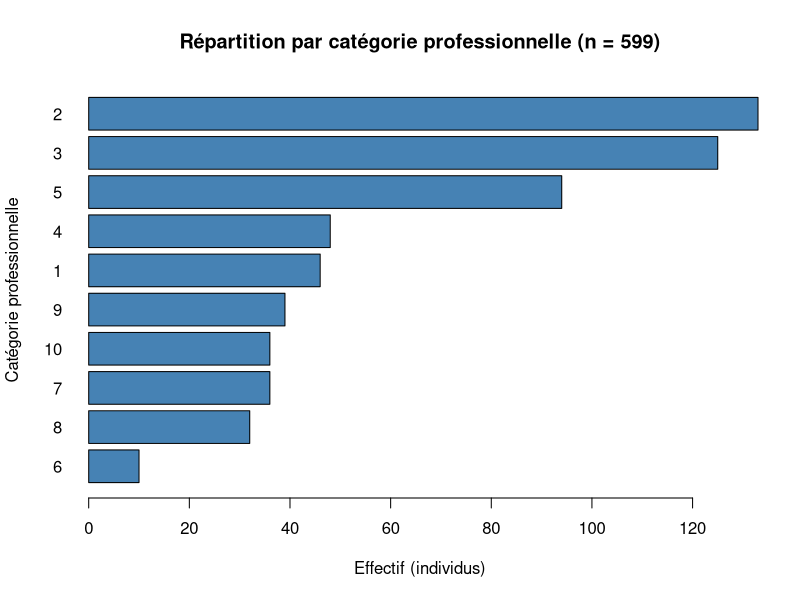
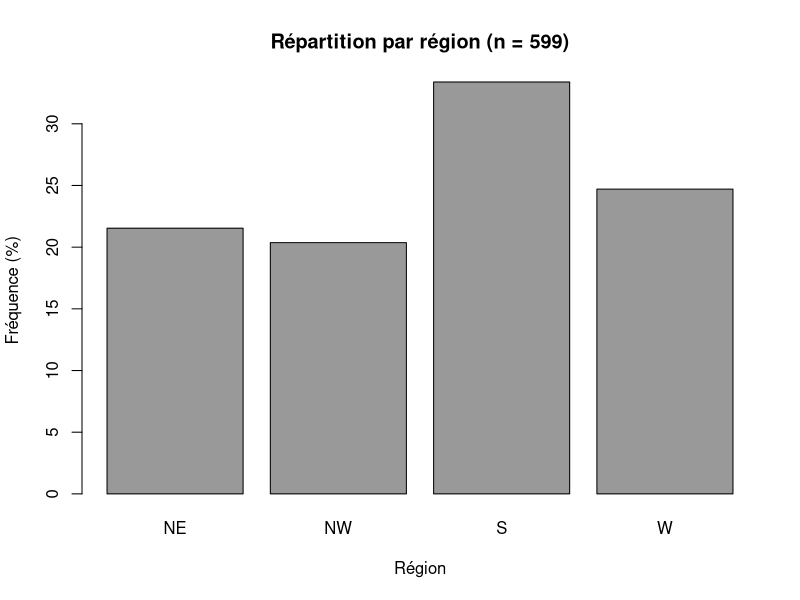
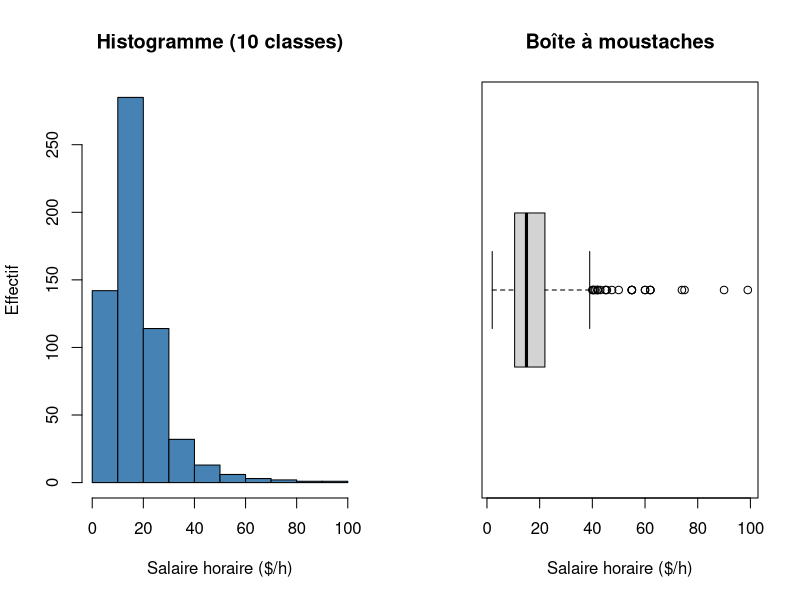
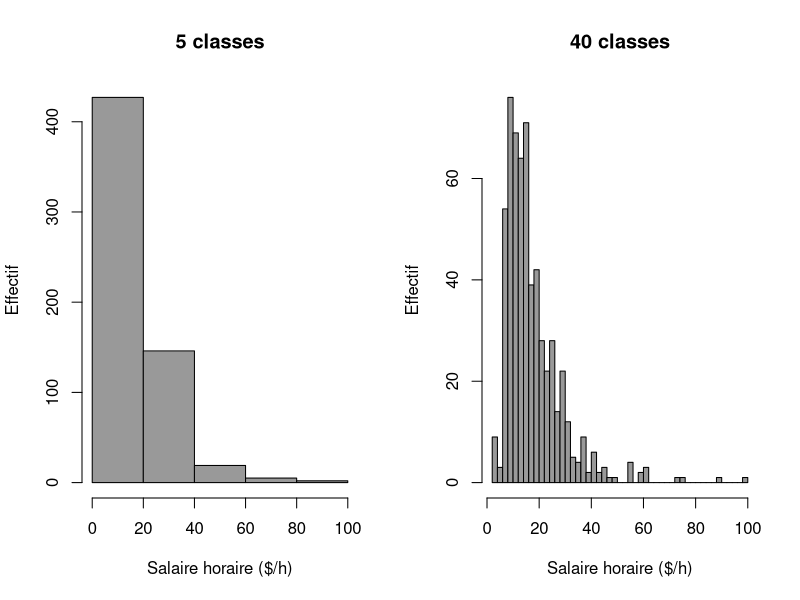
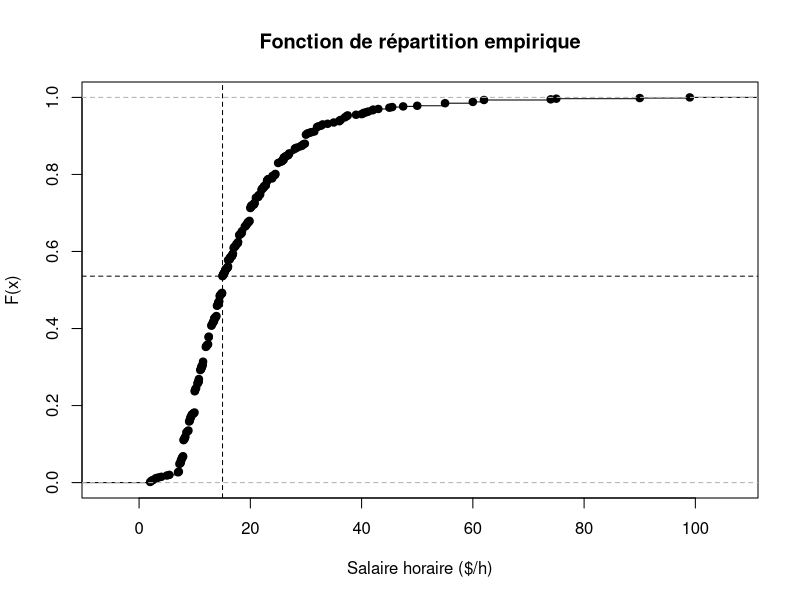
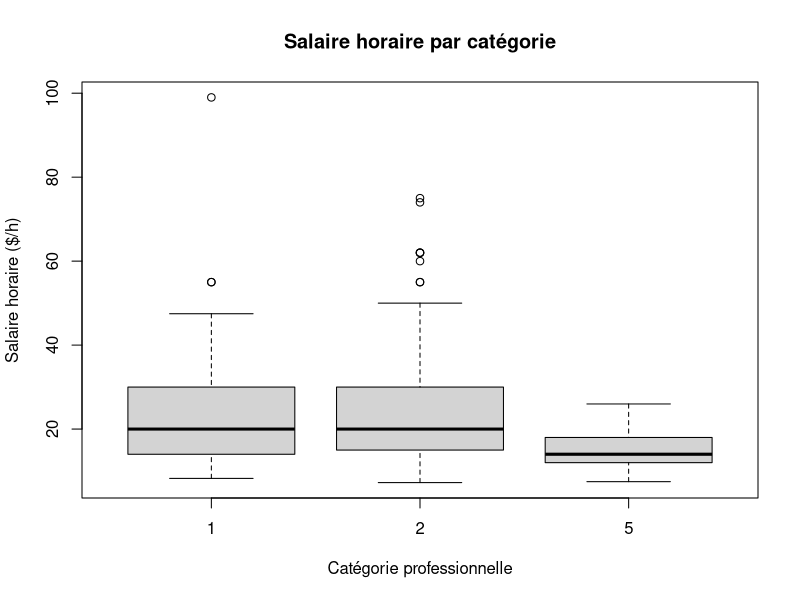
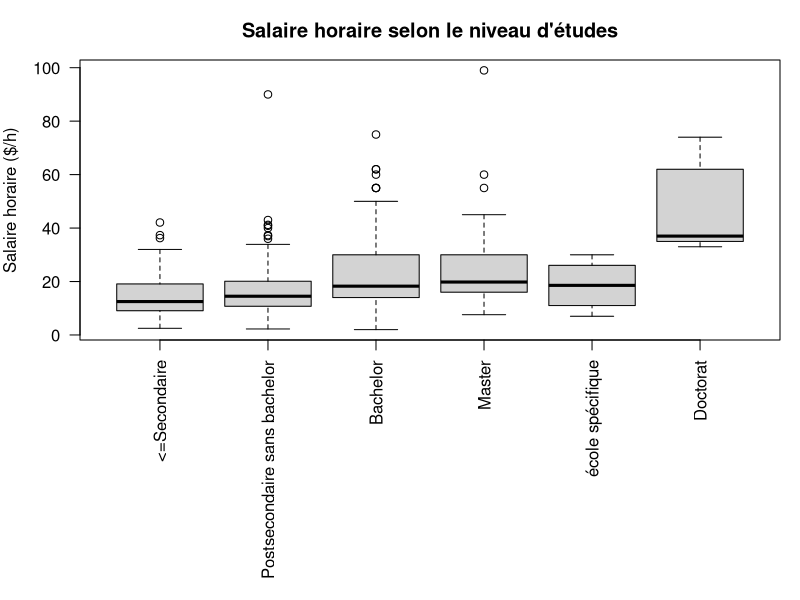
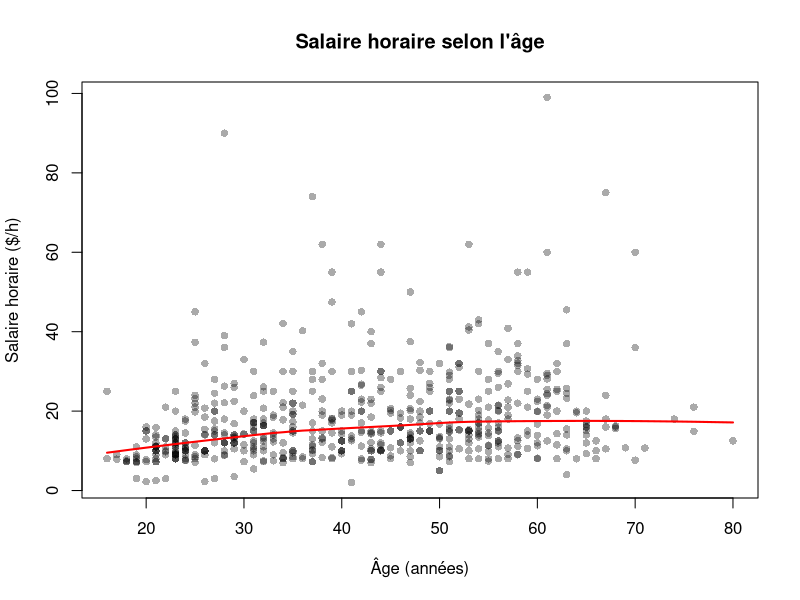

Source code (R) for these figures, in order:
# TP statistique descriptive - Partie 1 : Recensement (CPS, juillet 2012)
# Exécution : Rscript tp_partie1.R  (depuis le dossier contenant Recensement.txt)

# ---- 1.1 Importation et qualité des données ----

# Q1. Import : fichier texte, séparateur tabulation, en-tête
d <- read.table("Recensement.txt", header = TRUE, sep = "\t",
                stringsAsFactors = FALSE)
dim(d)        # observations x variables ; unité statistique = un individu
head(d, 5)    # aucune variable identifiante (nom, adresse) : affichage possible


# Q2-Q3. Types R, modalités présentes, valeurs manquantes, doublons
str(d)
controle <- data.frame(
  variable   = names(d),
  type_R     = sapply(d, class),
  n_NA       = colSums(is.na(d)),
  n_modalites = sapply(d, function(x) length(unique(x))),
  min        = sapply(d, function(x) if (is.numeric(x)) min(x, na.rm = TRUE) else NA),
  max        = sapply(d, function(x) if (is.numeric(x)) max(x, na.rm = TRUE) else NA),
  row.names  = NULL
)
controle
sum(duplicated(d))                 # lignes strictement identiques
for (v in c("SEXE", "REGION", "STAT_MARI", "SYNDICAT",
            "CATEGORIE", "NIV_ETUDES", "REV_FOYER")) {
  cat("\n", v, "\n"); print(table(d[[v]], useNA = "ifany"))
}

# Q4. Règles de contrôle : on signale, on ne supprime pas
regles <- list(
  age_hors_16_80      = d$AGE < 16 | d$AGE > 80,
  age_mineur          = d$AGE < 18,
  salaire_non_positif = d$SAL_HOR <= 0,
  salaire_tres_bas    = d$SAL_HOR < 7.25,      # sous le salaire minimum fédéral 2012
  salaire_tres_haut   = d$SAL_HOR > 75,
  enfants_ge_foyer    = d$NB_ENF >= d$NB_PERS, # au moins un adulte attendu
  foyer_plus_de_10    = d$NB_PERS > 10
)
sapply(regles, sum)
d[Reduce(`|`, regles[c("salaire_tres_haut", "foyer_plus_de_10")]), ]

# Q5. Population analysée pour SAL_HOR : salaires valides (non NA) et strictement positifs
# Ici les 599 individus le sont (0 NA, 0 salaire nul) : aucun n'est écarté, la
# population analysée est donc l'échantillon complet. Le garde-fou ci-dessous le vérifie
# et empêcherait de rédiger cette phrase si le fichier changeait.
sal_ok <- !is.na(d$SAL_HOR) & d$SAL_HOR > 0
c(valides = sum(sal_ok), exclus = sum(!sal_ok))
stopifnot(all(sal_ok))
# Sensibilité (Q4-Q5) : les salaires < 7,25 $/h (17 cas) et > 75 $/h (2 cas) sont signalés,
# pas supprimés ; ils peuvent être réels (temps partiel, pourboires, cadres) -> voir Q14-Q15.

# ---- 1.2 Décrire la population ----

# Q6. Effectifs et fréquences (dénominateur : n = nrow(d) = 599 individus, aucune NA)
# Attention : la région est codée NE/NW/S/W dans le fichier (le sujet écrit MW).
freq <- function(x) {
  t <- table(x)
  data.frame(modalite = names(t), effectif = as.vector(t),
             frequence_pct = round(100 * as.vector(prop.table(t)), 1))
}
for (v in c("SEXE", "REGION", "STAT_MARI", "SYNDICAT", "CATEGORIE")) {
  cat("\n", v, "(n =", nrow(d), ")\n"); print(freq(d[[v]]))
}

# Q7. Deux graphiques : barres horizontales ordonnées (CATEGORIE) et barres de SEXE
options(bitmapType = "cairo")   # accents corrects dans les PNG
invisible(Sys.setlocale("LC_ALL", "C.UTF-8"))
dir.create("figures", showWarnings = FALSE)
png("figures/fig_categories.png", width = 800, height = 500)
barplot(sort(table(d$CATEGORIE)), horiz = TRUE, las = 1, col = "steelblue",
        xlab = "Effectif (individus)", ylab = "Catégorie professionnelle",
        main = paste0("Répartition par catégorie professionnelle (n = ", nrow(d), ")"))
dev.off()
png("figures/fig_region.png", width = 600, height = 450)
barplot(100 * prop.table(table(d$REGION)), col = "grey60",
        ylab = "Fréquence (%)", xlab = "Région",
        main = paste0("Répartition par région (n = ", nrow(d), ")"))
dev.off()

# Q8. Niveaux d'études : codes d'origine puis regroupement (codes de l'énoncé)
table(d$NIV_ETUDES)
d$ETUDES <- cut(d$NIV_ETUDES, breaks = c(31, 39, 42, 43, 44, 45, 46),
                labels = c("<=Secondaire", "Postsecondaire sans bachelor",
                           "Bachelor", "Master", "école spécifique", "Doctorat"))
freq(d$ETUDES)

# Q9. Catégories 1, 2, 5 : pourcentages conditionnels
d3 <- subset(d, CATEGORIE %in% c(1, 2, 5))
round(100 * prop.table(table(d3$CATEGORIE, d3$SEXE), margin = 1), 1)    # sexe | catégorie
round(100 * prop.table(table(d3$CATEGORIE, d3$ETUDES), margin = 1), 1)  # études | catégorie
table(d3$CATEGORIE, d3$SEXE)  # effectifs bruts pour comparaison (Q10)

# ---- 1.3 Distributions et indicateurs ----

# Q11. Indicateurs (effectif valide, moyenne, médiane, écart-type, quartiles, min, max)
resume <- function(x) c(n = sum(!is.na(x)), moyenne = mean(x, na.rm = TRUE),
  mediane = median(x, na.rm = TRUE), ecart_type = sd(x, na.rm = TRUE),
  Q1 = unname(quantile(x, .25, na.rm = TRUE)), Q3 = unname(quantile(x, .75, na.rm = TRUE)),
  min = min(x, na.rm = TRUE), max = max(x, na.rm = TRUE))
round(t(sapply(d[c("AGE", "SAL_HOR", "NB_PERS", "NB_ENF")], resume)), 2)

# Q12-Q13. Histogramme et boîte à moustaches ; deux découpages différents
png("figures/fig_sal_dist.png", width = 900, height = 450)
par(mfrow = c(1, 2))
hist(d$SAL_HOR, breaks = 10, col = "steelblue", xlab = "Salaire horaire ($/h)",
     ylab = "Effectif", main = "Histogramme (10 classes)")
boxplot(d$SAL_HOR, horizontal = TRUE, xlab = "Salaire horaire ($/h)",
        main = "Boîte à moustaches")
dev.off()
png("figures/fig_sal_classes.png", width = 900, height = 450)
par(mfrow = c(1, 2))
hist(d$SAL_HOR, breaks = 5, col = "grey60", xlab = "Salaire horaire ($/h)",
     ylab = "Effectif", main = "5 classes")
hist(d$SAL_HOR, breaks = 40, col = "grey60", xlab = "Salaire horaire ($/h)",
     ylab = "Effectif", main = "40 classes")
dev.off()

# Q14-Q15. Moyenne vs médiane ; IQR et règle 1,5 x IQR
iqr <- IQR(d$SAL_HOR)
bornes <- quantile(d$SAL_HOR, c(.25, .75)) + c(-1.5, 1.5) * iqr
iqr; bornes
atypiques <- d$SAL_HOR < bornes[1] | d$SAL_HOR > bornes[2]
sum(atypiques); sort(d$SAL_HOR[atypiques])
# sensibilité aux valeurs extrêmes : moyenne et médiane sans les 2 plus hauts salaires
sans2 <- d$SAL_HOR[-order(d$SAL_HOR, decreasing = TRUE)[1:2]]
c(avec = mean(d$SAL_HOR), sans = mean(sans2))
c(avec = median(d$SAL_HOR), sans = median(sans2))

# Q16. Fonction de répartition empirique du salaire horaire
Fn <- ecdf(d$SAL_HOR)
png("figures/fig_ecdf_sal.png", width = 700, height = 450)
plot(Fn, xlab = "Salaire horaire ($/h)", ylab = "F(x)", main = "Fonction de répartition empirique")
abline(v = 15, h = Fn(15), lty = 2)
dev.off()
Fn(15)                        # proportion gagnant au plus 15 $/h
mean(d$SAL_HOR <= 15)       # recoupement par calcul direct (doit égaler Fn(15))
quantile(d$SAL_HOR, 0.9)      # quantile d'ordre 0,9

# Q17. Variance descriptive (n) vs corrigée (n-1) ; var() utilise n-1
n <- length(d$SAL_HOR)
c(var_R = var(d$SAL_HOR), n_moins_1 = sum((d$SAL_HOR - mean(d$SAL_HOR))^2) / (n - 1),
  n = sum((d$SAL_HOR - mean(d$SAL_HOR))^2) / n)

# ---- 1.4 Comparer et interpréter ----

# Q18. Salaires par catégorie 1, 2, 5 : tableau commun et boxplot comparatif
d3 <- subset(d, CATEGORIE %in% c(1, 2, 5))
d3$CATEGORIE <- factor(d3$CATEGORIE)
tab_cat <- aggregate(SAL_HOR ~ CATEGORIE, d3,
                     function(x) round(c(n = length(x), moy = mean(x), med = median(x),
                                         sd = sd(x), Q1 = unname(quantile(x, .25)),
                                         Q3 = unname(quantile(x, .75))), 2))
tab_cat
png("figures/fig_sal_categorie.png", width = 700, height = 450)
boxplot(SAL_HOR ~ CATEGORIE, d3, xlab = "Catégorie professionnelle",
        ylab = "Salaire horaire ($/h)", main = "Salaire horaire par catégorie")
dev.off()

# Q19. Salaire selon le sexe : global puis par catégorie
aggregate(SAL_HOR ~ SEXE, d, function(x) round(c(n = length(x), moy = mean(x), med = median(x)), 2))
aggregate(SAL_HOR ~ CATEGORIE + SEXE, d3, function(x) round(c(n = length(x), moy = mean(x), med = median(x)), 2))

# Q20. études et salaire (association descriptive, pas de causalité)
aggregate(SAL_HOR ~ ETUDES, d, function(x) round(c(n = length(x), moy = mean(x), med = median(x)), 2))
png("figures/fig_sal_etudes.png", width = 900, height = 500)
par(mar = c(13, 4, 3, 1))
boxplot(SAL_HOR ~ ETUDES, d, las = 2, xlab = "", ylab = "Salaire horaire ($/h)",
        main = "Salaire horaire selon le niveau d'études")
dev.off()
cor(d$NIV_ETUDES, d$SAL_HOR, method = "spearman")

# Q21. Âge et salaire : nuage de points + lissage lowess
png("figures/fig_age_sal.png", width = 700, height = 450)
plot(d$AGE, d$SAL_HOR, pch = 16, col = "#00000055", xlab = "Âge (années)",
     ylab = "Salaire horaire ($/h)", main = "Salaire horaire selon l'âge")
lines(lowess(d$AGE, d$SAL_HOR), col = "red", lwd = 2)
dev.off()
cor(d$AGE, d$SAL_HOR)

# Q22. Syndicat selon la catégorie ; salaires syndiqués / non syndiqués
round(100 * prop.table(table(d$CATEGORIE, d$SYNDICAT), margin = 1), 1)
table(d$CATEGORIE, d$SYNDICAT)
aggregate(SAL_HOR ~ SYNDICAT, d, function(x) round(c(n = length(x), moy = mean(x), med = median(x)), 2))
aggregate(SAL_HOR ~ SYNDICAT + CATEGORIE, d3, function(x) round(c(n = length(x), med = median(x)), 2))

# ---- 1.5 Revenu du foyer (Q25) ----
# Classes 5 et 6 : bornes du dictionnaire initial 12 500-14 500 puis 15 000-20 000
# -> trou apparent [14 500 ; 15 000] à vérifier avec le dictionnaire complet ;
# effectifs par classe, aucune valeur exacte de revenu n'est calculable.
# Contrôle : toutes les classes 1 à 16 sont présentes, y compris 5 (n=7) et 6 (n=19) ;
# la discontinuité vient des bornes du dictionnaire, pas d'une classe manquante. Non corrigée.
stopifnot(setequal(unique(d$REV_FOYER), 1:16))
table(d$REV_FOYER)
round(100 * prop.table(table(d$REV_FOYER)), 1)
